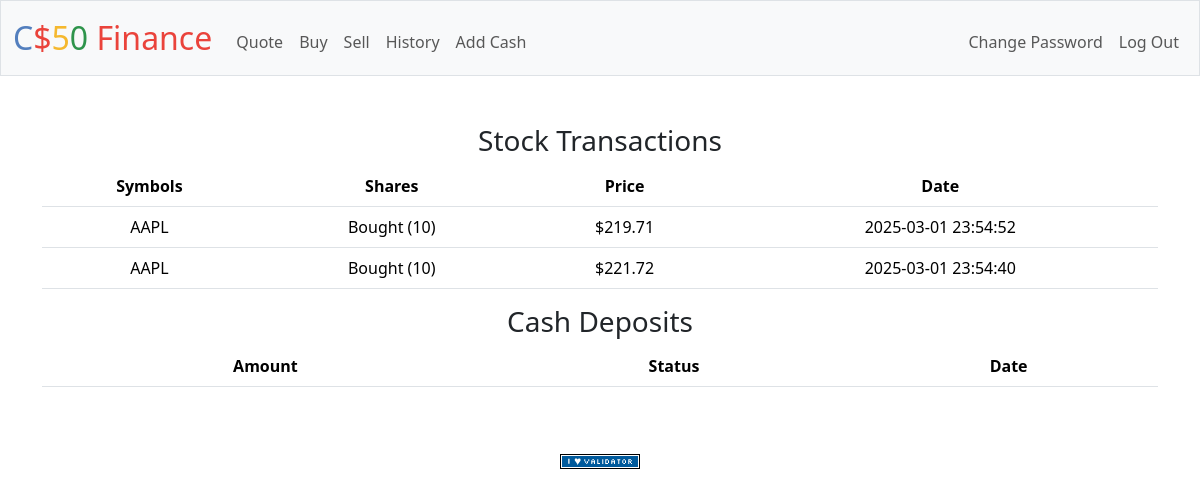
Screenshot of /history (signed in) with the database file from the repository.
### tables this page shows
CREATE TABLE "transactions" (
    id INTEGER PRIMARY KEY AUTOINCREMENT NOT NULL,
    user_id INTEGER NOT NULL,
    symbol TEXT NOT NULL,
    shares INTEGER NOT NULL,
    price NUMERIC NOT NULL,
    transacted TIMESTAMP DEFAULT CURRENT_TIMESTAMP NOT NULL,
    type TEXT NOT NULL DEFAULT 'BUY', timestamp DATETIME,
    FOREIGN KEY(user_id) REFERENCES users(id)
);

### app.py (the view)
@app.route("/history")
@login_required
def history():
    user_id = session.get("user_id")
    if not user_id:
        flash("User not logged in.", "danger")
        return redirect(url_for("login"))
    try:
        transactions = db.execute("SELECT symbol, shares, price, transacted FROM transactions WHERE user_id = ? ORDER BY transacted DESC", user_id)
        cash_transactions = db.execute("SELECT amount, status, timestamp FROM cash_transactions WHERE user_id = ?", user_id)
    except Exception as e:
        flash(f"Error fetching history: {str(e)}", "danger")
        return redirect(url_for("index"))
    return render_template("history.html", transactions=transactions, cash_transactions=cash_transactions)

### app.py (called while the page is built)
@app.after_request
def after_request(response):
    response.headers["Cache-Control"] = "no-cache, no-store, must-revalidate"
    response.headers["Expires"] = 0
    response.headers["Pragma"] = "no-cache"
    return response

### helpers.py (called while the page is built)
def login_required(f):
    @wraps(f)
    def decorated_function(*args, **kwargs):
        if session.get("user_id") is None:
            return redirect("/login")
        return f(*args, **kwargs)
    return decorated_function

### templates/history.html (shortened to what this page needs)
{% extends "layout.html" %}
{% block main %}
<h3>Stock Transactions</h3>
<table class="table">
    <thead>
        <tr>
            <th scope="col">Symbols</th>
            <th scope="col">Shares</th>
            <th scope="col">Price</th>
            <th scope="col">Date</th>
        </tr>
    </thead>
    <tbody>
        {% for stock in transactions %}
        <tr>
            <td>{{ stock.symbol }}</td>
            <td>
                {% if stock.shares < 0 %} Sold ({{ -stock.shares }}) {% else %} Bought ({{ stock.shares }}) {% endif %}
                    </td>
            <td>${{ "%.2f"|format(stock.price) }}</td>
            <td> {{ stock.transacted  }} {{ stock.timestamp }}</td>
        </tr>
        {% endfor %}
    </tbody>
</table>
<h3>Cash Deposits</h3>
<table class="table">
    <thead>
        <tr>
            <th scope="col">Amount</th>
            <th scope="col">Status</th>
            <th scope="col">Date</th>
        </tr>
    </thead>
</table>
{% endblock %}

### rows the page displays
transactions: symbol "AAPL", shares "10", price "219.71", transacted "2025-03-01 23:54:52"
transactions: symbol "AAPL", shares "10", price "221.72", transacted "2025-03-01 23:54:40"
